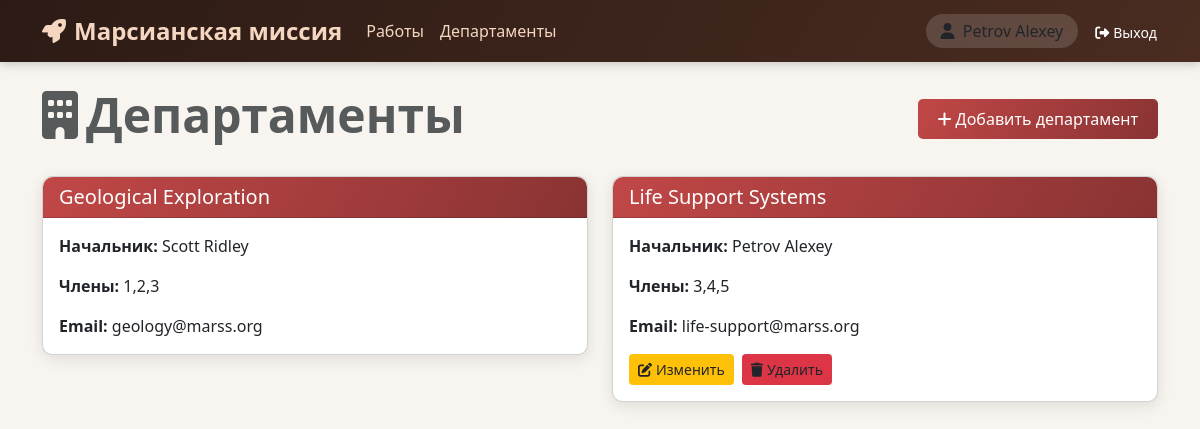
/departments (signed in), run on the app's committed database.
### data/models.py (models this page shows, shortened)
class User(SqlAlchemyBase, UserMixin):
    __tablename__ = 'users'
    id = Column(Integer, primary_key=True, autoincrement=True)
    surname = Column(String, nullable=False)
    name = Column(String, nullable=False)
    age = Column(Integer)
    position = Column(String)
    speciality = Column(String)
    address = Column(String)
    email = Column(String, unique=True, nullable=False)
    hashed_password = Column(String, nullable=False)
    modified_date = Column(DateTime, default=datetime.utcnow)
    jobs = relationship("Jobs", back_populates="team_leader_user")
    departments = relationship("Department", back_populates="chief_user")

class Department(SqlAlchemyBase):
    __tablename__ = 'departments'
    id = Column(Integer, primary_key=True, autoincrement=True)
    title = Column(String, nullable=False)
    chief = Column(Integer, ForeignKey('users.id'), nullable=False)
    members = Column(String)
    email = Column(String, unique=True, nullable=False)
    chief_user = relationship("User", back_populates="departments")

### app.py (the view)
@app.route('/departments')
@login_required
def departments():
    db_sess = db_session.create_session()
    deps = db_sess.query(Department).all()
    for dep in deps:
        dep.chief_obj = db_sess.get(User, dep.chief)
    return render_template('department.html', departments=deps, current_user=current_user)

### app.py (called while the page is built)
@login_manager.user_loader
def load_user(user_id):
    db_sess = db_session.create_session()
    return db_sess.get(User, user_id)  # Используем современный метод Session.get()

### data/db_session.py (called while the page is built)
def create_session() -> Session:
    global __factory
    return __factory()

### templates/department.html (shortened to what this page needs)
{% extends "base.html" %}
{% block content %}
    <div class="d-flex justify-content-between align-items-center mb-4">
        <h1 class="display-5 fw-bold text-muted">
            <i class="fas fa-building me-2"></i>Департаменты
        </h1>
        {% if current_user.is_authenticated %}
        <a href="{{ url_for('create_department') }}" class="btn btn-mars">
            <i class="fas fa-plus me-1"></i>Добавить департамент
        </a>
        {% endif %}
    </div>
    {% if departments %}
        <div class="row">
            {% for dep in departments %}
                <div class="col-md-6 mb-4">
                    <div class="card">
                        <div class="card-header bg-primary text-white">
                            <h5 class="mb-0">{{ dep.title }}</h5>
                        </div>
                        <div class="card-body">
                            <p class="card-text">
                                <strong>Начальник:</strong>
                                {% if dep.chief_obj %}
                                    {{ dep.chief_obj.surname }} {{ dep.chief_obj.name }}
                                {% else %}
                                    Не указан
                                {% endif %}
                            </p>
                            <p class="card-text">
                                <strong>Члены:</strong> {{ dep.members or "Не указаны" }}
                            </p>
                            <p class="card-text">
                                <strong>Email:</strong> {{ dep.email }}
                            </p>
                            {% if current_user.is_authenticated and (current_user.id == dep.chief or current_user.id == 1) %}
                            <div class="mt-3 d-flex gap-2">
                                <a href="{{ url_for('edit_department', id=dep.id) }}" class="btn btn-sm btn-edit">
                                    <i class="fas fa-edit me-1"></i>Изменить
                                </a>
                                <form action="{{ url_for('delete_department', id=dep.id) }}" method="post" class="d-inline">
                                    <button type="submit" class="btn btn-sm btn-delete" data-confirm="Вы уверены, что хотите удалить этот департамент?">
                                        <i class="fas fa-trash me-1"></i>Удалить
                                    </button>
                                </form>
                            </div>
                            {% endif %}
                        </div>
                    </div>
                </div>
            {% endfor %}
        </div>
    {% else %}
        <div class="alert alert-info">
            <i class="fas fa-info-circle me-2"></i>Пока нет никаких департаментов. Будьте первым, кто добавит департамент!
        </div>
    {% endif %}
{% endblock %}

### templates/base.html (shortened to what this page needs)
<!DOCTYPE html>
<html lang="ru">
<head>
    <link href="https://cdn.jsdelivr.net/npm/bootstrap@5.3.0/dist/css/bootstrap.min.css" rel="stylesheet">
</head>
<body>
    <nav class="navbar navbar-expand-lg navbar-dark">
        <div class="container">
            <a class="navbar-brand" href="{{ url_for('index') }}">
                <i class="fas fa-rocket me-2"></i>Марсианская миссия
            </a>
            <div class="collapse navbar-collapse" id="navbarNav">
                <ul class="navbar-nav me-auto mb-2 mb-lg-0">
                    <li class="nav-item">
                        <a class="nav-link" href="{{ url_for('index') }}">Работы</a>
                    </li>
                    <li class="nav-item">
                        <a class="nav-link" href="{{ url_for('departments') }}">Департаменты</a>
                    </li>
                </ul>
                <div class="d-flex align-items-center">
                    {% if current_user.is_authenticated %}
                        <div class="user-info">
                            <i class="fas fa-user me-1"></i> {{ current_user.surname }} {{ current_user.name }}
                        </div>
                        <form action="{{ url_for('logout') }}" method="post" class="ms-3">
                            <button type="submit" class="btn btn-sm logout-btn">
                                <i class="fas fa-sign-out-alt me-1"></i>Выход
                            </button>
                        </form>
                    {% else %}
                        <a href="{{ url_for('login') }}" class="btn btn-outline-light me-2">Войти</a>
                        <a href="{{ url_for('register') }}" class="btn btn-light">Регистрация</a>
                    {% endif %}
                </div>
            </div>
        </div>
    </nav>
    <main class="container my-4">
        {% block content %}{% endblock %}
    </main>
</body>
</html>

### templates/base.html (style rules this page uses)
:root { --mars-red: #c14747; --mars-dark: #2c1b15; --mars-light: #f5d7c1; }
body { background-color: #f8f5f0; font-family: 'Segoe UI', Tahoma, Geneva, Verdana, sans-serif; }
.navbar { background: linear-gradient(120deg, var(--mars-dark), #4a2c21); box-shadow: 0 2px 10px rgba(0,0,0,0.2); }
.navbar-brand { font-weight: 700; font-size: 1.5rem; color: var(--mars-light) !important; }
.nav-link { color: var(--mars-light) !important; font-weight: 500; transition: all 0.3s; }
.user-info { background-color: rgba(255,255,255,0.15); border-radius: 20px; padding: 5px 15px; margin-left: 15px; }
.logout-btn { color: #fff !important; padding: 0; font-weight: 500; }
.card { border-radius: 10px; box-shadow: 0 4px 15px rgba(0,0,0,0.1); margin-bottom: 20px; transition: transform 0.3s; }
.card-header { background: linear-gradient(120deg, var(--mars-red), #8a3333); color: white; font-weight: 600; border-radius: 10px 10px 0 0 !important; }
.btn-mars { background: linear-gradient(120deg, var(--mars-red), #8a3333); border: none; border-radius: 5px; padding: 8px 20px; color: white; font-weight: 500; transition: all 0.3s; }
.btn-edit { background-color: #ffc107; color: #212529; }
.btn-delete { background-color: #dc3545; }

### data on the page
User: surname "Petrov", name "Alexey"
Department: title "Geological Exploration", chief_obj.surname "Scott", chief_obj.name "Ridley", members "1,2,3", email "geology@marss.org"
Department: title "Life Support Systems", chief_obj.surname "Petrov", chief_obj.name "Alexey", members "3,4,5", email "life-support@marss.org"
